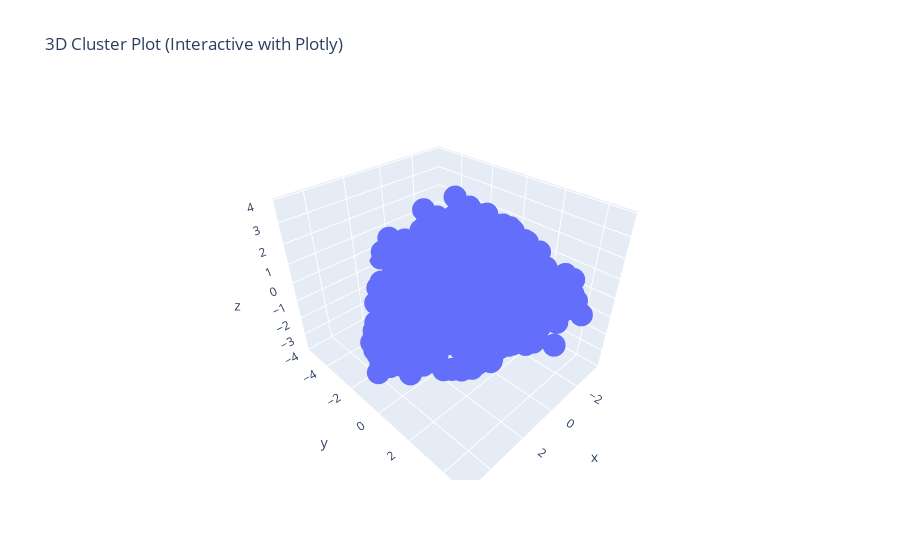

The notebook cell this image was saved under:
### Code cell
import plotly.express as px
fig = px.scatter_3d(
    x=x_p.iloc[:, 0],  # PC1
    y=x_p.iloc[:, 1],  # PC2
    z=x_p.iloc[:, 2],  # PC3
    title="3D Cluster Plot (Interactive with Plotly)"
)
fig.show()

### Figure 1 — Plotly figure (JSON) as saved in the notebook; plotly's stock layout.template omitted (floating-point values rounded to 4 significant figures; data arrays with more than 128 entries replaced by an {"elided": "..."} marker saying what was removed)
{"data": [{"hovertemplate": "x=%{x}<br>y=%{y}<br>z=%{z}<extra></extra>", "legendgroup": "", "marker": {"color": "#636efa", "symbol": "circle"}, "mode": "markers", "name": "", "scene": "scene", "showlegend": false, "type": "scatter3d", "x": {"elided": "4254 float values"}, "y": {"elided": "4254 float values"}, "z": {"elided": "4254 float values"}}], "layout": {"legend": {"tracegroupgap": 0}, "scene": {"domain": {"x": [0, 1], "y": [0, 1]}, "xaxis": {"title": {"text": "x"}}, "yaxis": {"title": {"text": "y"}}, "zaxis": {"title": {"text": "z"}}}, "title": {"text": "3D Cluster Plot (Interactive with Plotly)"}}}
